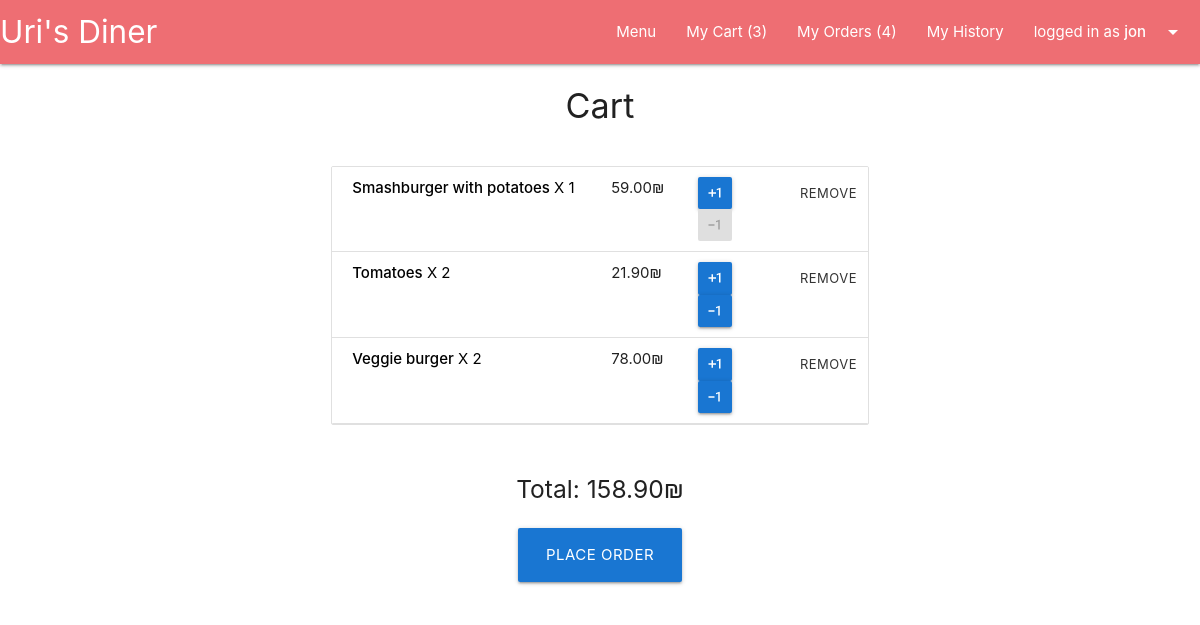
Page /cart/ (signed in) on the earlier database version.
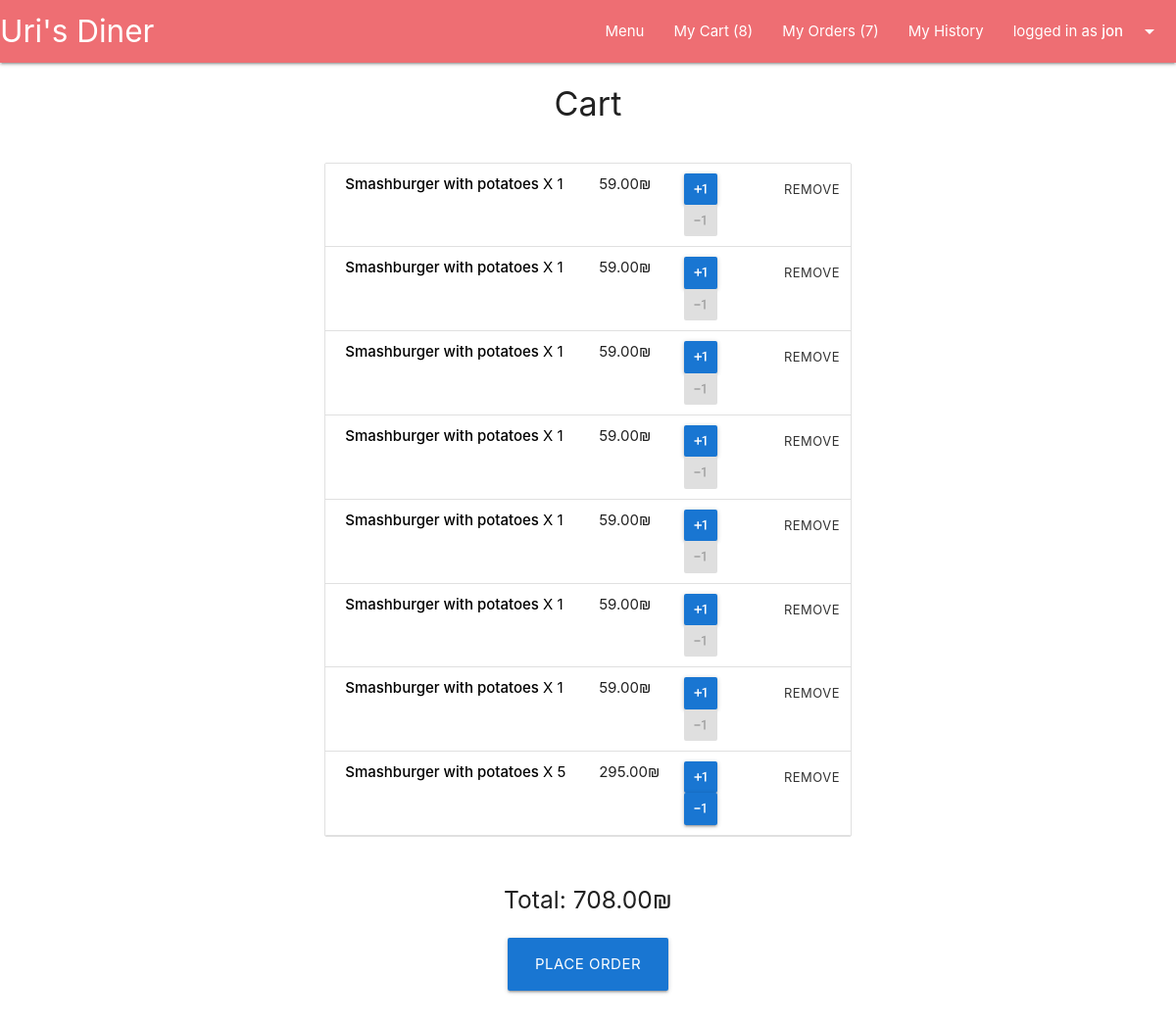
Same page on the later database version.
### main/models.py (models this page shows, shortened)
class Item(models.Model):
    dish = models.ForeignKey(Dish, on_delete=models.CASCADE, blank=False)
    cart = models.ForeignKey(Cart, on_delete=models.CASCADE, blank=False)
    amount = models.IntegerField(blank=False, default=1)
    @property
    def item_total(self):
        total = self.amount * self.dish.price
        return total

class Dish(models.Model):
    name = models.CharField(max_length=50, blank=False)
    price = models.DecimalField(max_digits=5, decimal_places=2, blank=False)
    description = models.CharField(max_length=300, blank=False)
    is_gluten_free = models.BooleanField(default=False)
    is_vegeterian = models.BooleanField(default=False)
    category = models.ForeignKey(Category, on_delete=models.CASCADE, limit_choices_to={'is_deleted':False})
    is_deleted = models.BooleanField(default=False)
    image_Url = models.TextField(null=True, blank=True)
    image_file = models.ImageField(upload_to=dish_image_path, null=True, blank=True)

class Cart(models.Model):
    user = models.ForeignKey(User, on_delete=models.CASCADE, blank=False)
    @property
    def total_to_pay(self):
        total = sum(item.item_total for item in self.item_set.all())
        return total

### main/views.py (the view)
# urls.py: path('cart/', views.show_cart, name="show_cart"),
@login_required(login_url='user_login')
def show_cart(request):
    cart = request.user.cart_set.last()
    return render(request, 'main/cart.html', {'cart':cart})

### main/context_processors.py (called while the page is built)
def site_wide_data(request):
    try:
        data = {
        'open_orders_number' : len(Cart.objects.filter(delivery__is_delivered=False)),
        'my_open_orders_number' : len(Delivery.objects.filter(order__user=request.user).filter(is_delivered=False)),
        'my_cart_items_number' : len(User.objects.get(id=request.user.id).cart_set.last().item_set.all())
        }
    except:
        data = {}
    return data

### main/templates/main/cart.html (shortened to what this page needs)
{% extends 'layouts/main.html' %}
{% block main-content %}
<div class="container">
  <div class="row center-align">
    <h4>Cart</h4>
  </div>
  {% if cart.total_to_pay > 0 %}
  <div class="row">
    <div class="col l8 offset-l2">
      <ul class="collection">
        {% for item in cart.item_set.all %}
        <li class="collection-item">
          <div class="row no-bottom-margin">
            <div class="col l6">
              <a class="modal-trigger" href="#{{item.dish.name}}">
                <strong>{{item.dish.name}}</strong> X {{item.amount}}
              </a>
            </div>
            <div class="col l2">{{item.item_total}}₪</div>
            <div class="col l2">
              <form class="change-item-btn"
                action="{% url 'change_cart_item' %}" method="POST">
                <button class="btn btn-small plus-minus-btn" type="submit">
                  <i class="material-icons">exposure_plus_1</i>
                </button>
              </form>
              {% if item.amount > 1 %}
              <form class="change-item-btn"
                action="{% url 'change_cart_item' %}" method="POST">
                <button class="btn btn-small plus-minus-btn" type="submit">
                  <i class="material-icons">exposure_neg_1</i>
                </button>
              </form>
              {% else %}
              <div class="btn btn-small disabled plus-minus-btn"><i
                  class="material-icons">exposure_neg_1</i></div>
              {% endif %}
            </div>
            <div class="col l1">
              <form action="{% url 'delete_cart_item' %}" method="POST">
                <button class="btn-small btn-flat" type="submit">Remove</button>
              </form>
            </div>
          </div>
        </li>
        {% endfor %}
      </ul>
    </div>
  </div>
  <div class="row">
    <div class="col l6 offset-l3 center-align">
      <h5>Total: {{cart.total_to_pay}}₪</h5>
      <div class="section">
        <a class="btn btn-large" href="{% url 'fill_order' %}">Place order</a>
      </div>
      {% else %}
      <div class="row center-align">
        <div class="section">
          <h6>Your cart is empty.</h6>
        </div>
      </div>
      {% endif %}
    </div>
  </div>
</div>
{% endblock main-content %}

### templates/common/navbar.html (shortened to what this page needs)
<nav>
  <div class="nav-wrapper">
    <a href="{% url 'main' %}" class="brand-logo">Uri's Diner</a>
    <ul class="right">
      <li><a href="{% url 'menu_all_categories' %}">Menu</a></li>
      {% if request.user.username %}
      {% if request.user.is_staff == True %}
      <li><a href="{% url 'manage_orders' %}">Open Orders
          ({{open_orders_number}})</a></li>
      <li><a href="{% url 'show_orders_history' %}">Orders History</a></li>
      {% else %}
      <li><a href="{% url 'show_cart' %}">My Cart
          ({{my_cart_items_number}})</a></li>
      <li><a href="{% url 'show_delivery' %}">My Orders
          ({{my_open_orders_number}})
        </a></li>
      <li><a href="{% url 'user_history' %}">My History</a></li>
      {% endif %}
      <li><a class="dropdown-trigger" href="#!"
          data-target="user-dropdown">logged in as
          <strong>{{request.user.username}}</strong><i
            class="material-icons right">arrow_drop_down</i></a></li>
      {% else %}
      <li><a href="{% url 'user_login' %}">Log In</a></li>
      <li><a href="{% url 'user_signup' %}">Sign up</a></li>
      {% endif %}
    </ul>
  </div>
</nav>

Differences in the rows shown:
no longer on this page (row edited): Item: dish.name "Tomatoes", amount "2", item_total "21.90"
removed Item: dish.name "Veggie burger", amount "2", item_total "78.00"
no longer on this page (row unchanged): Cart: total_to_pay "158.90"
added Item: dish.name "Smashburger with potatoes", amount "1", item_total "59.00"
added Item: dish.name "Smashburger with potatoes", amount "1", item_total "59.00"
added Item: dish.name "Smashburger with potatoes", amount "1", item_total "59.00"
added Item: dish.name "Smashburger with potatoes", amount "1", item_total "59.00"
added Item: dish.name "Smashburger with potatoes", amount "1", item_total "59.00"
added Item: dish.name "Smashburger with potatoes", amount "1", item_total "59.00"
added Item: dish.name "Smashburger with potatoes", amount "5", item_total "295.00"
added Cart: total_to_pay "708.00"
Other differences:
{{ my_cart_items_number }}: "3" → "8"
{{ my_open_orders_number }}: "4" → "7"
